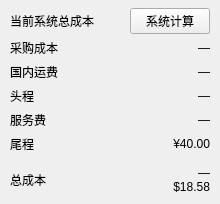
                    <widget class="QFrame" name="systemCostSection">
                   <property name="sizePolicy">
                    <sizepolicy hsizetype="Expanding" vsizetype="Preferred">
                     <horstretch>16</horstretch>
                     <verstretch>0</verstretch>
                    </sizepolicy>
                   </property>
                   <property name="minimumSize">
                    <size>
                     <width>220</width>
                     <height>0</height>
                    </size>
                   </property>
                   <property name="card" stdset="0">
                    <bool>true</bool>
                   </property>
                   <layout class="QVBoxLayout" name="systemCostLayout" stretch="0,0,0,0,0,0,0,0,0">
                    <property name="spacing">
                     <number>4</number>
                    </property>
                    <property name="leftMargin">
                     <number>10</number>
                    </property>
                    <property name="topMargin">
                     <number>8</number>
                    </property>
                    <property name="rightMargin">
                     <number>10</number>
                    </property>
                    <property name="bottomMargin">
                     <number>10</number>
                    </property>
                    <item>
                     <layout class="QHBoxLayout" name="systemCostHeaderLayout">
                      <property name="spacing">
                       <number>5</number>
                      </property>
                      <property name="leftMargin">
                       <number>0</number>
                      </property>
                      <property name="topMargin">
                       <number>0</number>
                      </property>
                      <property name="rightMargin">
                       <number>0</number>
                      </property>
                      <property name="bottomMargin">
                       <number>0</number>
                      </property>
                      <item>
                       <widget class="QLabel" name="lblSystemCostTitle">
                        <property name="sizePolicy">
                         <sizepolicy hsizetype="Preferred" vsizetype="Fixed">
                          <horstretch>0</horstretch>
                          <verstretch>0</verstretch>
                         </sizepolicy>
                        </property>
                        <property name="maximumSize">
                         <size>
                          <width>16777215</width>
                          <height>28</height>
                         </size>
                        </property>
                        <property name="text">
                         <string>当前系统总成本</string>
                        </property>
                        <property name="sectionTitle" stdset="0">
                         <bool>true</bool>
                        </property>
                       </widget>
                      </item>
                      <item>
                       <spacer name="systemCostHeaderSpacer">
                        <property name="orientation">
                         <enum>Qt::Orientation::Horizontal</enum>
                        </property>
                        <property name="sizeType">
                         <enum>QSizePolicy::Policy::Expanding</enum>
                        </property>
                        <property name="sizeHint" stdset="0">
                         <size>
                          <width>20</width>
                          <height>20</height>
                         </size>
                        </property>
                       </spacer>
                      </item>
                      <item>
                       <widget class="QPushButton" name="btnSystemCalculate">
                        <property name="sizePolicy">
                         <sizepolicy hsizetype="Fixed" vsizetype="Fixed">
                          <horstretch>0</horstretch>
                          <verstretch>0</verstretch>
                         </sizepolicy>
                        </property>
                        <property name="maximumSize">
                         <size>
                          <width>90</width>
                          <height>30</height>
                         </size>
                        </property>
                        <property name="text">
                         <string>系统计算</string>
                        </property>
                        <property name="visible">
                         <bool>false</bool>
                        </property>
                       </widget>
                      </item>
                     </layout>
                    </item>
                    <item>
                     <layout class="QHBoxLayout" name="systemCostRow0">
                      <property name="spacing">
                       <number>5</number>
                      </property>
                      <property name="leftMargin">
                       <number>0</number>
                      </property>
                      <property name="topMargin">
                       <number>0</number>
                      </property>
                      <property name="rightMargin">
                       <number>0</number>
                      </property>
                      <property name="bottomMargin">
                       <number>0</number>
                      </property>
                      <item>
                       <widget class="QLabel" name="lblSystemCostName0">
                        <property name="text">
                         <string>采购成本</string>
                        </property>
                       </widget>
                      </item>
                      <item>
                       <spacer name="systemCostRow0Spacer">
                        <property name="orientation">
                         <enum>Qt::Orientation::Horizontal</enum>
                        </property>
                        <property name="sizeType">
                         <enum>QSizePolicy::Policy::Expanding</enum>
                        </property>
                        <property name="sizeHint" stdset="0">
                         <size>
                          <width>20</width>
                          <height>20</height>
                         </size>
                        </property>
                       </spacer>
                      </item>
                      <item>
                       <widget class="QLabel" name="lblSystemCostValue0">
                        <property name="text">
                         <string>—</string>
                        </property>
                        <property name="alignment">
                         <set>Qt::AlignmentFlag::AlignRight|Qt::AlignmentFlag::AlignTrailing|Qt::AlignmentFlag::AlignVCenter</set>
                        </property>
                       </widget>
                      </item>
                     </layout>
                    </item>
                    <item>
                     <layout class="QHBoxLayout" name="systemCostRow1">
                      <property name="spacing">
                       <number>5</number>
                      </property>
                      <property name="leftMargin">
                       <number>0</number>
                      </property>
                      <property name="topMargin">
                       <number>0</number>
                      </property>
                      <property name="rightMargin">
                       <number>0</number>
                      </property>
                      <property name="bottomMargin">
                       <number>0</number>
                      </property>
                      <item>
                       <widget class="QLabel" name="lblSystemCostName1">
                        <property name="text">
                         <string>国内运费</string>
                        </property>
                       </widget>
                      </item>
                      <item>
                       <spacer name="systemCostRow1Spacer">
                        <property name="orientation">
                         <enum>Qt::Orientation::Horizontal</enum>
                        </property>
                        <property name="sizeType">
                         <enum>QSizePolicy::Policy::Expanding</enum>
                        </property>
                        <property name="sizeHint" stdset="0">
                         <size>
                          <width>20</width>
                          <height>20</height>
                         </size>
                        </property>
                       </spacer>
                      </item>
                      <item>
                       <widget class="QLabel" name="lblSystemCostValue1">
                        <property name="text">
                         <string>—</string>
                        </property>
                        <property name="alignment">
                         <set>Qt::AlignmentFlag::AlignRight|Qt::AlignmentFlag::AlignTrailing|Qt::AlignmentFlag::AlignVCenter</set>
                        </property>
                       </widget>
                      </item>
                     </layout>
                    </item>
                    <item>
                     <layout class="QHBoxLayout" name="systemCostRow2">
                      <property name="spacing">
                       <number>5</number>
                      </property>
                      <property name="leftMargin">
                       <number>0</number>
                      </property>
                      <property name="topMargin">
                       <number>0</number>
                      </property>
                      <property name="rightMargin">
                       <number>0</number>
                      </property>
                      <property name="bottomMargin">
                       <number>0</number>
                      </property>
                      <item>
                       <widget class="QLabel" name="lblSystemCostName2">
                        <property name="text">
                         <string>头程</string>
                        </property>
                       </widget>
                      </item>
                      <item>
                       <spacer name="systemCostRow2Spacer">
                        <property name="orientation">
                         <enum>Qt::Orientation::Horizontal</enum>
                        </property>
                        <property name="sizeType">
                         <enum>QSizePolicy::Policy::Expanding</enum>
                        </property>
                        <property name="sizeHint" stdset="0">
                         <size>
                          <width>20</width>
                          <height>20</height>
                         </size>
                        </property>
                       </spacer>
                      </item>
                      <item>
                       <widget class="QLabel" name="lblSystemCostValue2">
                        <property name="text">
                         <string>—</string>
                        </property>
                        <property name="alignment">
                         <set>Qt::AlignmentFlag::AlignRight|Qt::AlignmentFlag::AlignTrailing|Qt::AlignmentFlag::AlignVCenter</set>
                        </property>
                       </widget>
                      </item>
                     </layout>
                    </item>
                    <item>
                     <layout class="QHBoxLayout" name="systemCostRow3">
                      <property name="spacing">
                       <number>5</number>
                      </property>
                      <property name="leftMargin">
                       <number>0</number>
                      </property>
                      <property name="topMargin">
                       <number>0</number>
                      </property>
                      <property name="rightMargin">
                       <number>0</number>
                      </property>
                      <property name="bottomMargin">
                       <number>0</number>
                      </property>
                      <item>
                       <widget class="QLabel" name="lblSystemCostName3">
                        <property name="text">
                         <string>服务费</string>
                        </property>
                       </widget>
                      </item>
                      <item>
                       <spacer name="systemCostRow3Spacer">
                        <property name="orientation">
                         <enum>Qt::Orientation::Horizontal</enum>
                        </property>
                        <property name="sizeType">
                         <enum>QSizePolicy::Policy::Expanding</enum>
                        </property>
                        <property name="sizeHint" stdset="0">
                         <size>
                          <width>20</width>
                          <height>20</height>
                         </size>
                        </property>
                       </spacer>
                      </item>
                      <item>
                       <widget class="QLabel" name="lblSystemCostValue3">
                        <property name="text">
                         <string>—</string>
                        </property>
                        <property name="alignment">
                         <set>Qt::AlignmentFlag::AlignRight|Qt::AlignmentFlag::AlignTrailing|Qt::AlignmentFlag::AlignVCenter</set>
                        </property>
                       </widget>
                      </item>
                     </layout>
                    </item>
                    <item>
                     <layout class="QHBoxLayout" name="systemCostRow6">
                      <property name="spacing">
                       <number>5</number>
                      </property>
                      <property name="leftMargin">
                       <number>0</number>
                      </property>
                      <property name="topMargin">
                       <number>0</number>
                      </property>
                      <property name="rightMargin">
                       <number>0</number>
                      </property>
                      <property name="bottomMargin">
                       <number>0</number>
                      </property>
                      <item>
                       <widget class="QLabel" name="lblSystemCostName6">
                        <property name="text">
                         <string>尾程</string>
                        </property>
                       </widget>
                      </item>
                      <item>
                       <spacer name="systemCostRow6Spacer">
                        <property name="orientation">
                         <enum>Qt::Orientation::Horizontal</enum>
                        </property>
                        <property name="sizeType">
                         <enum>QSizePolicy::Policy::Expanding</enum>
                        </property>
                        <property name="sizeHint" stdset="0">
                         <size>
                          <width>20</width>
                          <height>20</height>
                         </size>
                        </property>
                       </spacer>
                      </item>
                      <item>
                       <widget class="QLabel" name="lblSystemCostValue6">
                        <property name="text">
                         <string>¥40.00</string>
                        </property>
                        <property name="toolTip">
                         <string>尾程费用单独显示，并已计入系统总成本</string>
                        </property>
                        <property name="alignment">
                         <set>Qt::AlignmentFlag::AlignRight|Qt::AlignmentFlag::AlignTrailing|Qt::AlignmentFlag::AlignVCenter</set>
                        </property>
                       </widget>
                      </item>
                     </layout>
                    </item>
                    <item>
                     <widget class="QFrame" name="systemTotalBox">
                      <property name="sizePolicy">
                       <sizepolicy hsizetype="Expanding" vsizetype="Preferred">
                        <horstretch>0</horstretch>
                        <verstretch>0</verstretch>
                       </sizepolicy>
                      </property>
                      <layout class="QHBoxLayout" name="systemTotalLayout">
                       <property name="spacing">
                        <number>5</number>
                       </property>
                       <property name="leftMargin">
                        <number>0</number>
                       </property>
                       <property name="topMargin">
                        <number>8</number>
                       </property>
                       <property name="rightMargin">
                        <number>0</number>
                       </property>
                       <property name="bottomMargin">
                        <number>0</number>
                       </property>
                      <item>
                       <widget class="QLabel" name="lblSystemTotalName">
                        <property name="text">
                         <string>总成本</string>
                         </property>
                         <property name="totalBold" stdset="0">
                          <bool>true</bool>
                         </property>
                       </widget>
                      </item>
                      <item>
                       <spacer name="systemTotalSpacer">
                        <property name="orientation">
                         <enum>Qt::Orientation::Horizontal</enum>
                        </property>
                        <property name="sizeType">
                         <enum>QSizePolicy::Policy::Expanding</enum>
                        </property>
                        <property name="sizeHint" stdset="0">
                         <size>
                          <width>20</width>
                          <height>20</height>
                         </size>
                        </property>
                       </spacer>
                      </item>
                      <item>
                       <layout class="QVBoxLayout" name="systemTotalAmountsLayout">
                        <property name="spacing">
                         <number>0</number>
                        </property>
                        <property name="leftMargin">
                         <number>0</number>
                        </property>
                        <property name="topMargin">
                         <number>0</number>
                        </property>
                        <property name="rightMargin">
                         <number>0</number>
                        </property>
                        <property name="bottomMargin">
                         <number>0</number>
                        </property>
                        <item>
                         <widget class="QLabel" name="lblSystemTotalRmb">
                          <property name="text">
                           <string>—</string>
                          </property>
                          <property name="alignment">
                           <set>Qt::AlignmentFlag::AlignRight|Qt::AlignmentFlag::AlignTrailing|Qt::AlignmentFlag::AlignVCenter</set>
                          </property>
                          <property name="totalBold" stdset="0">
                           <bool>true</bool>
                          </property>
                         </widget>
                        </item>
                        <item>
                         <widget class="QLabel" name="lblSystemTotalUsd">
                          <property name="text">
                           <string>$18.58</string>
                          </property>
                          <property name="alignment">
                           <set>Qt::AlignmentFlag::AlignRight|Qt::AlignmentFlag::AlignTrailing|Qt::AlignmentFlag::AlignVCenter</set>
                          </property>
                         </widget>
                        </item>
                       </layout>
                      </item>
                      </layout>
                     </widget>
                    </item>
                   </layout>
                  </widget>
